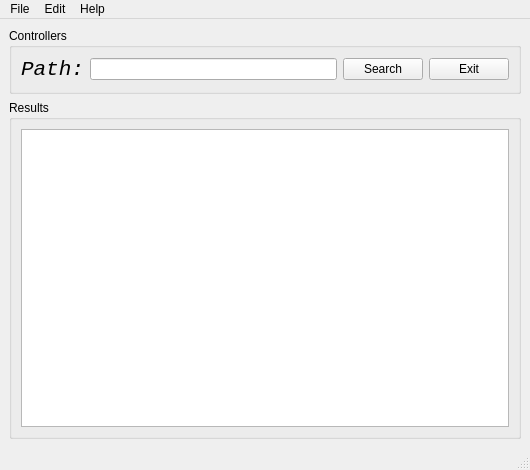
<?xml version="1.0" encoding="UTF-8"?>
<ui version="4.0">
 <class>MainWindow</class>
 <widget class="QMainWindow" name="MainWindow">
  <property name="geometry">
   <rect>
    <x>0</x>
    <y>0</y>
    <width>530</width>
    <height>470</height>
   </rect>
  </property>
  <property name="windowTitle">
   <string>MainWindow</string>
  </property>
  <widget class="QWidget" name="centralwidget">
   <layout class="QVBoxLayout" name="verticalLayout">
    <item>
     <widget class="QGroupBox" name="groupBox">
      <property name="maximumSize">
       <size>
        <width>16777215</width>
        <height>70</height>
       </size>
      </property>
      <property name="title">
       <string>Controllers</string>
      </property>
      <layout class="QHBoxLayout" name="horizontalLayout">
       <item>
        <widget class="QLabel" name="label">
         <property name="font">
          <font>
           <family>Liberation Mono</family>
           <pointsize>16</pointsize>
           <italic>true</italic>
          </font>
         </property>
         <property name="text">
          <string>Path:</string>
         </property>
        </widget>
       </item>
       <item>
        <widget class="QLineEdit" name="lineEdit"/>
       </item>
       <item>
        <widget class="QPushButton" name="searchBtn">
         <property name="text">
          <string>Search</string>
         </property>
        </widget>
       </item>
       <item>
        <widget class="QPushButton" name="exitBtn">
         <property name="text">
          <string>Exit</string>
         </property>
        </widget>
       </item>
      </layout>
     </widget>
    </item>
    <item>
     <widget class="QGroupBox" name="groupBox_2">
      <property name="title">
       <string>Results</string>
      </property>
      <layout class="QVBoxLayout" name="verticalLayout_2">
       <item>
        <widget class="QTableView" name="tableView"/>
       </item>
       <item>
        <layout class="QHBoxLayout" name="horizontalLayout_2"/>
       </item>
      </layout>
     </widget>
    </item>
   </layout>
  </widget>
  <widget class="QMenuBar" name="menubar">
   <property name="geometry">
    <rect>
     <x>0</x>
     <y>0</y>
     <width>530</width>
     <height>27</height>
    </rect>
   </property>
   <widget class="QMenu" name="menuFile">
    <property name="title">
     <string>File</string>
    </property>
    <addaction name="actionNew"/>
    <addaction name="actionSave"/>
    <addaction name="actionAll_files"/>
    <addaction name="actionSearch_by_name"/>
    <addaction name="separator"/>
    <addaction name="actionExit"/>
   </widget>
   <widget class="QMenu" name="menuEdit">
    <property name="title">
     <string>Edit</string>
    </property>
    <addaction name="actionSettings"/>
   </widget>
   <widget class="QMenu" name="menuHelp">
    <property name="title">
     <string>Help</string>
    </property>
    <addaction name="actionAbout"/>
   </widget>
   <addaction name="menuFile"/>
   <addaction name="menuEdit"/>
   <addaction name="menuHelp"/>
  </widget>
  <widget class="QStatusBar" name="statusbar"/>
  <action name="actionNew">
   <property name="text">
    <string>New</string>
   </property>
  </action>
  <action name="actionExit">
   <property name="text">
    <string>Exit</string>
   </property>
  </action>
  <action name="actionSettings">
   <property name="text">
    <string>Settings</string>
   </property>
  </action>
  <action name="actionAbout">
   <property name="text">
    <string>About</string>
   </property>
  </action>
  <action name="actionSave">
   <property name="text">
    <string>Save</string>
   </property>
  </action>
  <action name="actionSearch_by_name">
   <property name="text">
    <string>Search by name</string>
   </property>
  </action>
  <action name="actionAll_files">
   <property name="text">
    <string>All files</string>
   </property>
  </action>
 </widget>
 <resources/>
 <connections>
  <connection>
   <sender>searchBtn</sender>
   <signal>clicked()</signal>
   <receiver>actionNew</receiver>
   <slot>trigger()</slot>
   <hints>
    <hint type="sourcelabel">
     <x>382</x>
     <y>83</y>
    </hint>
    <hint type="destinationlabel">
     <x>-1</x>
     <y>-1</y>
    </hint>
   </hints>
  </connection>
  <connection>
   <sender>exitBtn</sender>
   <signal>clicked()</signal>
   <receiver>actionExit</receiver>
   <slot>trigger()</slot>
   <hints>
    <hint type="sourcelabel">
     <x>468</x>
     <y>83</y>
    </hint>
    <hint type="destinationlabel">
     <x>-1</x>
     <y>-1</y>
    </hint>
   </hints>
  </connection>
 </connections>
</ui>
